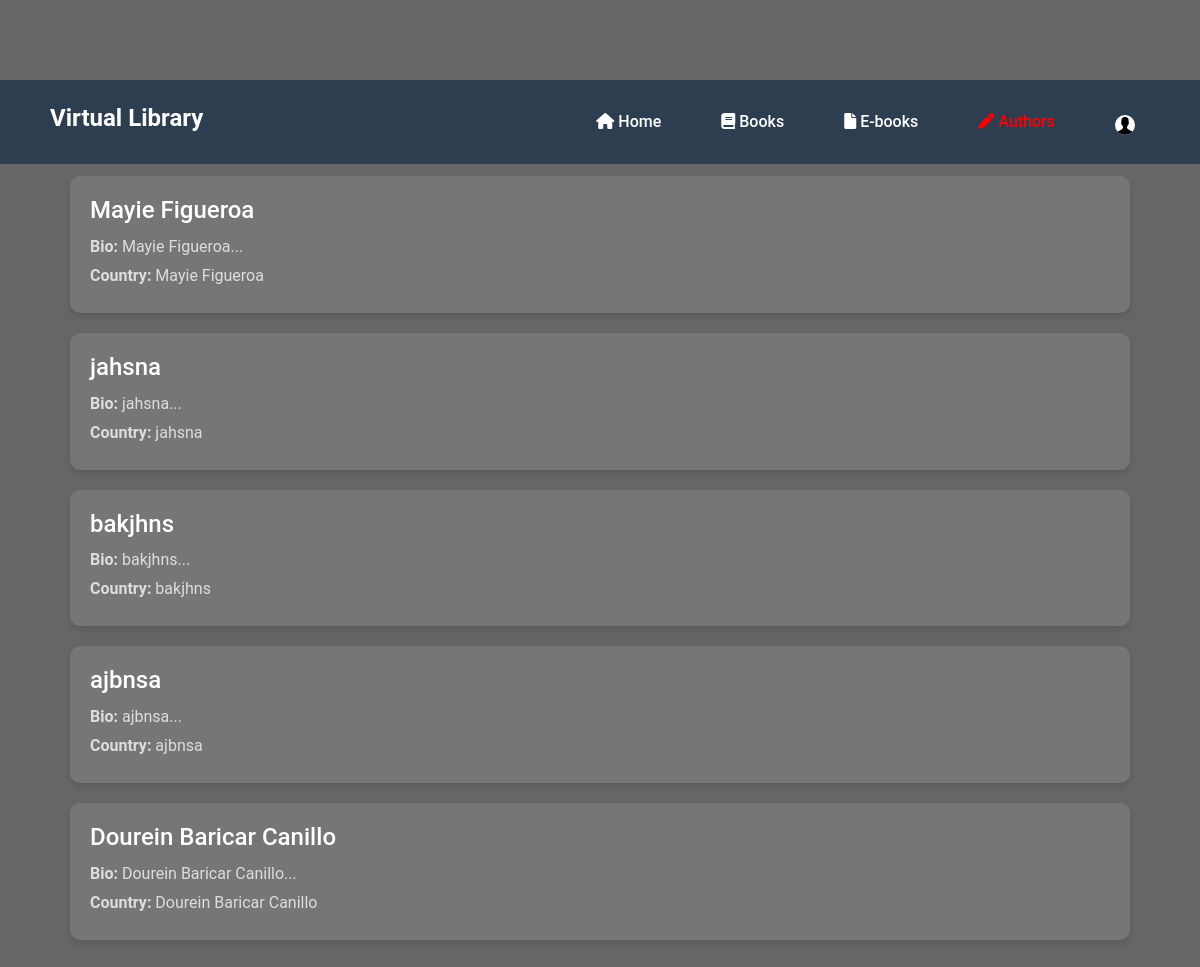
Page /php/authors.php on the committed database.
### tables this page shows
CREATE TABLE `tb_author` (
  `author_id` int(11) NOT NULL,
  `author_name` varchar(255) DEFAULT NULL,
  `bday` date DEFAULT NULL,
  `gender` varchar(10) DEFAULT NULL,
  `pic` varchar(255) NOT NULL
);

### php/authors.php (the view, shortened to what this page needs)
<?php
include 'con.php';
$stmt = $conn->prepare("SELECT * FROM tb_author");
$stmt->execute();
$authors = $stmt->fetchAll();
?>
<!DOCTYPE html>
<html lang="en">
<head>
  <link href="../bootstrap.min.css" rel="stylesheet">
  <link rel="stylesheet" href="https://cdnjs.cloudflare.com/ajax/libs/font-awesome/6.0.0-beta3/css/all.min.css">
</head>
<body>
<header>
  <div class="logo">Virtual Library</div>
  <nav class="nav">
    <a href="home.php?id=<?php echo $_SESSION['user']; ?>"><i class="fas fa-home"></i> Home</a>
    <a href="books2.php?id=<?php echo $_SESSION['user']; ?>"><i class="fas fa-book"></i> Books</a>
    <a href="ebooks2.php?id=<?php echo $_SESSION['user']; ?>"><i class="fas fa-file"></i> E-books</a>
    <a href="authors.php?id=<?php echo $_SESSION['user']; ?>" class="navAuthor"><i class="fas fa-pen"></i> Authors</a>
    <a href="profile.php?id=<?php echo $_SESSION['user']; ?>"><img src="../img/acc2.png" style="width: 20px; height: 20px; border-radius: 10px; background-color: white; margin-bottom: -5px;"></a>
  </nav>
</header>
<div class="container">
  <h1>Authors</h1>
  <div class="list">
    <?php foreach ($authors as $author) { ?>
      <div class="list-item">
        <div class="list-item-content">
          <h3><?php echo $author['author_name']; ?></h3>
          <p><strong>Bio:</strong> <?php echo substr($author['author_name'], 0, 150); ?>...</p>
          <p><strong>Country:</strong> <?php echo $author['author_name']; ?></p>
        </div>
      </div>
    <?php } ?>
  </div>
</div>
</body>
</html>

### php/authors.php (style rules this page uses)
* { margin: 0; padding: 0; box-sizing: border-box; font-family: 'Roboto', sans-serif; }
body { background: linear-gradient(rgba(0, 0, 0, 0.6), rgba(0, 0, 0, 0.6)), url(../img/ah.PNG) no-repeat center center/cover; color: white; min-height: 100vh; position: relative; }
header { background-color: #2c3e50; position: absolute; top: 0; width: 100%; display: flex; justify-content: space-between; padding: 20px 50px; font-size: 1rem; z-index: 2; }
header .logo { font-size: 1.5rem; font-weight: bold; }
header .nav { display: flex; gap: 30px; align-items: center; }
nav a { color: #fff; text-decoration: none; font-weight: 500; padding: 10px 15px; border-radius: 5px; transition: background 0.3s; }
.nav .navAuthor { color: red; }
.container { margin-top: 80px; padding: 20px; }
.list { display: flex; flex-direction: column; gap: 20px; padding: 20px; }
.list-item { display: flex; gap: 20px; background-color: rgba(255, 255, 255, 0.1); padding: 20px; border-radius: 10px; box-shadow: 0 4px 6px rgba(0, 0, 0, 0.1); transition: transform 0.3s, background-color 0.3s; align-items: center; }
.list-item-content { flex: 1; }
.list-item-content h3 { font-size: 1.5rem; color: #fff; margin-bottom: 10px; }
.list-item-content p { font-size: 1rem; color: #ddd; margin: 5px 0; }

### rows in the picture
tb_author: author_name "Mayie Figueroa"
tb_author: author_name "jahsna"
tb_author: author_name "bakjhns"
tb_author: author_name "ajbnsa"
tb_author: author_name "Dourein Baricar Canillo"
